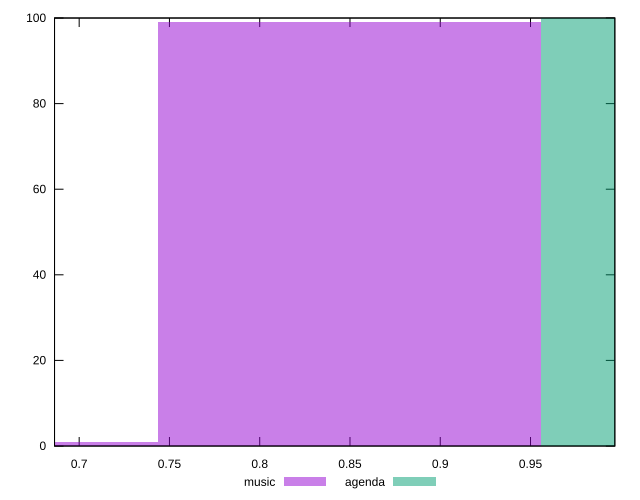

This chart was generated by the following gnuplot code:
reset

$music <<EOF
0.6371993286233769 1
0.8495991048311692 99
EOF

$agenda <<EOF
1.0619988810389616 100
EOF

set key outside below
set boxwidth 0.2123997762077923
set xrange [0.6863509234885643:0.9966956724105303]
set yrange [0:100]
set trange [0:100]
set style fill transparent solid 0.5 noborder
set terminal svg size 640, 500 enhanced background rgb 'white'
set output "reports/report_00030_2021-02-24T20-42-31.540Z/meta/pScore/comparison/histogram/0_vs_1.svg"

plot $music title "music" with boxes, \
     $agenda title "agenda" with boxes

reset
